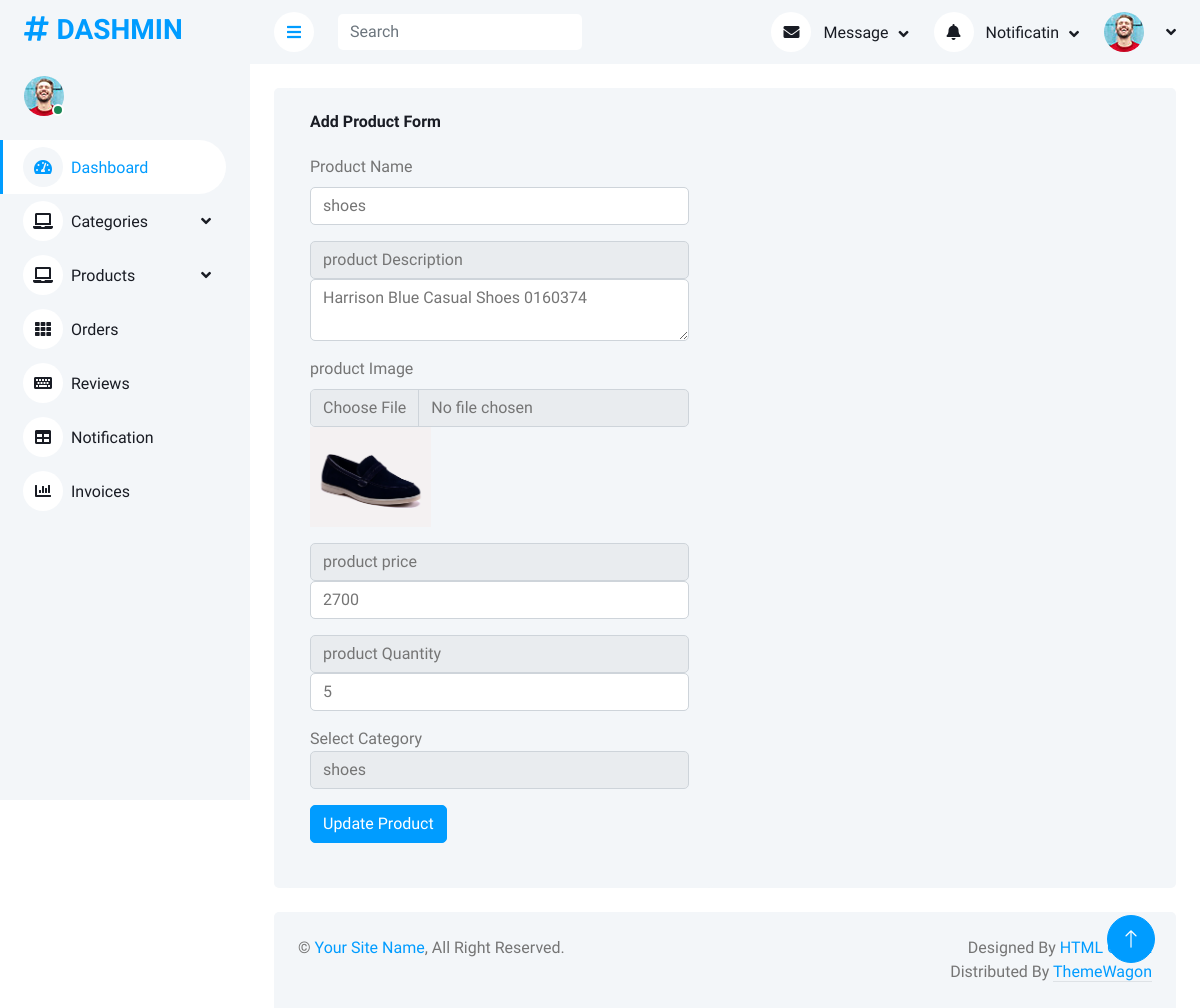
The app's page /AdminPanel/editProduct.php?pId=1 with its own data.
### tables this page shows
CREATE TABLE `products` (
  `id` int(11) NOT NULL,
  `name` varchar(200) NOT NULL,
  `price` int(11) NOT NULL,
  `description` varchar(200) NOT NULL,
  `qty` int(11) NOT NULL,
  `image` varchar(500) NOT NULL,
  `c_id` int(11) NOT NULL
);

CREATE TABLE `categories` (
  `id` int(11) NOT NULL,
  `name` varchar(200) NOT NULL,
  `description` varchar(200) NOT NULL,
  `image` varchar(200) NOT NULL
);

### AdminPanel/editProduct.php (the view, shortened to what this page needs)
<?php
include("php/query.php");
include("components/header.php");
?>
<?php
if(isset($_GET['pId'])){
    $productId = $_GET['pId'];
    $query = $pdo->prepare("select products.id,products.name as pName ,products.price,products.qty,products.description,products.image, categories.name as cName ,categories.id as cId from products inner join categories on products.c_id = categories.id where products.id = :pId");
    $query->bindParam(':pId', $productId);
    $query->execute();
    $product = $query->fetch(PDO::FETCH_ASSOC);
}
?>
<div class="container-fluid pt-4 px-4">
                <div class="row vh-100 bg-light rounded mx-0">
                    <div class="col-md-6 ">
                        <div class="bg-light rounded h-100 p-4">
                            <h6 class="mb-4">Add Product Form</h6>
                            <form method ="post"  enctype="multipart/form-data">
                                <div class="mb-3">
                                    <label for="exampleInputEmail1" class="form-label">Product Name</label>
                                    <input value="<?php echo $product['pName']?>" name="pName" type="text" class="form-control" id="exampleInputEmail1"
                                        aria-describedby="emailHelp">
                                </div>
                                <div class="mb-3">
                                    <label for="exampleInputPassword1" class="form-control">product Description</label>
                                          <textarea name="pDes" class="form-control" type="text" id=""><?php echo $product['description']?></textarea>
                                </div>
                                <div class="mb-3">
                                    <label for="exampleInputPassword1" class="form-label">product Image</label>
                                    <input type="file" class="form-control" name ="pImage">
                                    <img height ="100"; src="images/<?php echo $product['image']?>" alt="">
                                </div>
                                <div class="mb-3">
                                    <label for="exampleInputPassword1" class="form-control">product price</label>
                                    <input value="<?php echo $product['price']?>" name="pPrice" type="text" class="form-control" id="exampleInputEmail1">
                                </div>
                                <div class="mb-3">
                                    <label for="exampleInputPassword1" class="form-control">product Quantity</label>
                                    <input value="<?php echo $product['qty']?>" name="pQuantity" type="text" class="form-control" id="exampleInputEmail1">
                                </div>
                                <div class="mb-3">
                                 <label for="">Select Category</label>
                                 <select class="form-control" name="cId" id="">
                                 <option value="<?php echo $product['cId'] ?>"><?php echo $product['cName']?></option>
                                 </select>
                                </div>
                                <button name="updateProduct" type="submit" class="btn btn-primary">Update Product</button>
                            </form>
                        </div>
                    </div>
                </div>
            </div>
<?php
include("components/footer.php")
?>

### AdminPanel/css/style.css (style rules this page uses)
:root { --primary: #009CFF; --light: #F3F6F9; --dark: #191C24; }
.btn { transition: .5s; }
.btn.btn-primary { color: #FFFFFF; }

### records on screen
products: pName "shoes", pDes "Harrison Blue Casual Shoes 0160374", image (picture), pPrice "2700", pQuantity "5", cId "shoes"
